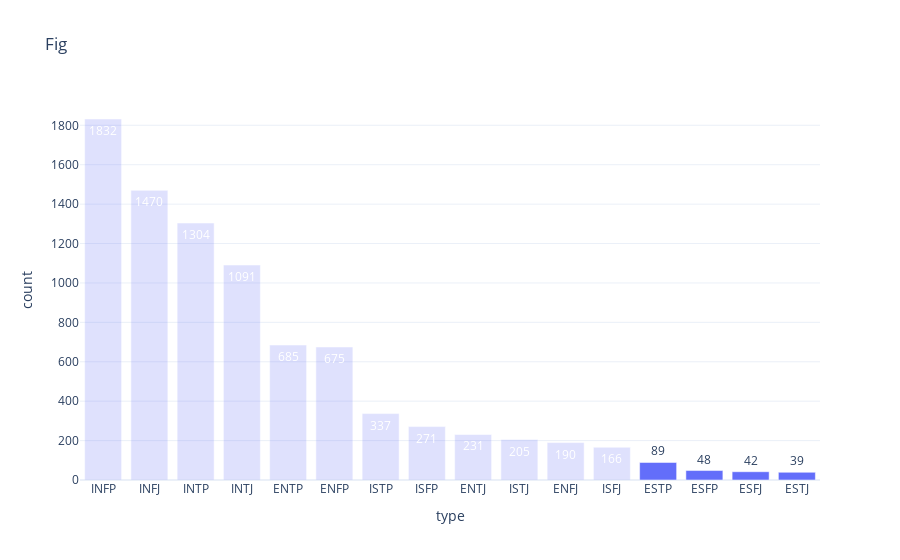

The notebook cell saved with this chart:
### Markdown cell above
## Qualitative Study of Data Generated by GPT 
#### Data Analaysis

### Code cell
figs['실험셋업시각화_실험1실험계획']

### Figure 1 — Plotly figure (JSON) as saved in the notebook; plotly's stock layout.template omitted (floating-point values rounded to 4 significant figures)
{"data": [{"alignmentgroup": "True", "hovertemplate": "Count<100=False<br>type=%{x}<br>count=%{text}<extra></extra>", "legendgroup": "False", "marker": {"color": "#636efa", "opacity": 0.2, "pattern": {"shape": ""}}, "name": "False", "offsetgroup": "False", "orientation": "v", "showlegend": false, "text": [1832, 1470, 1304, 1091, 685, 675, 337, 271, 231, 205, 190, 166], "textposition": "auto", "type": "bar", "x": ["INFP", "INFJ", "INTP", "INTJ", "ENTP", "ENFP", "ISTP", "ISFP", "ENTJ", "ISTJ", "ENFJ", "ISFJ"], "xaxis": "x", "y": [1832, 1470, 1304, 1091, 685, 675, 337, 271, 231, 205, 190, 166], "yaxis": "y"}, {"alignmentgroup": "True", "hovertemplate": "Count<100=True<br>type=%{x}<br>count=%{text}<extra></extra>", "legendgroup": "True", "marker": {"color": "#636efa", "opacity": 1, "pattern": {"shape": ""}}, "name": "True", "offsetgroup": "True", "orientation": "v", "showlegend": false, "text": [89, 48, 42, 39], "textposition": "auto", "type": "bar", "x": ["ESTP", "ESFP", "ESFJ", "ESTJ"], "xaxis": "x", "y": [89, 48, 42, 39], "yaxis": "y"}], "layout": {"autosize": true, "barmode": "relative", "legend": {"title": {"text": "Count<100"}, "tracegroupgap": 0}, "title": {"text": "Fig"}, "xaxis": {"anchor": "y", "autorange": true, "domain": [0, 1], "range": [-0.5, 15.5], "title": {"text": "type"}, "type": "category"}, "yaxis": {"anchor": "x", "autorange": true, "domain": [0, 1], "range": [0, 1928.0], "title": {"text": "count"}, "type": "linear"}}}
